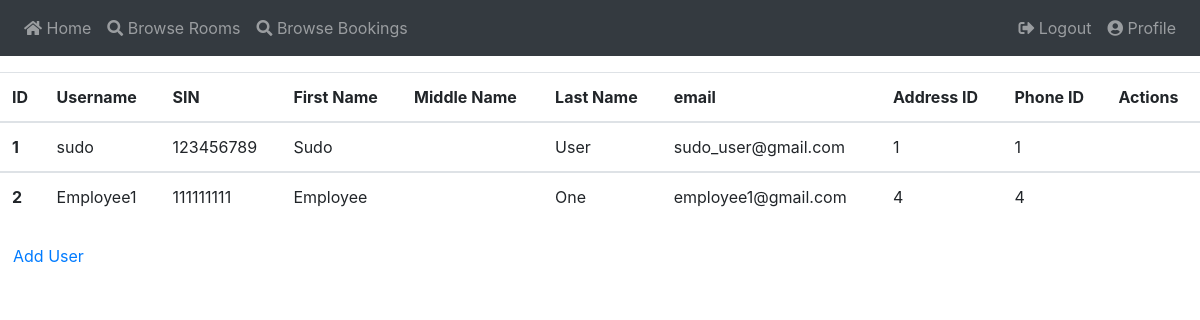
Page /view_users (signed in) on the committed database.
### app/models.py (models this page shows, shortened)
class User(UserMixin, db.Model):
    id          = db.Column(db.Integer, primary_key = True)
    username    = db.Column(db.String(64), index = True, unique = True)
    pwd_hash    = db.Column(db.String(128))
    sin         = db.Column(db.Integer, nullable = False)
    first_name  = db.Column(db.String(32), nullable = False)
    middle_name = db.Column(db.String(32), nullable = True)
    last_name   = db.Column(db.String(32), nullable = False)
    email       = db.Column(db.String(128), nullable = False)
    priv        = db.Column(db.Integer, nullable = False, default = 0)
    address     = db.Column(db.Integer, db.ForeignKey('addr.id'))
    phone       = db.Column(db.Integer, db.ForeignKey('phone.id'))

### app/routes.py (the view)
@app.route("/view_users")
@login_required
def view_users():
    users = User.query.all()
    return render_template("view_users.html", users = users)

### app/models.py (called while the page is built)
@login.user_loader
def load_user(id):
    return User.query.get(int(id))

### app/templates/view_users.html (shortened to what this page needs)
{% extends "base.html" %}
{% block content %}
    <table class="table">
        <thead>
            <tr>
                <th scope="col">ID</th>
                <th scope="col">Username</th>
                <th scope="col">SIN</th>
                <th scope="col">First Name</th>
                <th scope="col">Middle Name</th>
                <th scope="col">Last Name</th>
                <th scope="col">email</th>
                <th scope="col">Address ID</th>
                <th scope="col">Phone ID</th>
                <th scope="col">Actions</th>
            </tr>
        </thead>
    {% for u in users %}
        <tbody>
            <tr>
                <th scope="row">{{ u.id }}</th>
                <td>{{ u.username }}</td>
                <td>{{ u.sin }}</td>
                <td>{{ u.first_name }}</td>
                <td>{{ u.middle_name }}</td>
                <td>{{ u.last_name }}</td>
                <td>{{ u.email }}</td>
                <td>{{ u.address }}</td>
                <td>{{ u.phone }}</td>
                <td>
                </td>
            </tr>
        </tbody>
    {% endfor %}
    </table>
    <a href="{{ url_for('add_user') }}" class="btn btn-green">Add User</a>
{% endblock %}

### rows in the picture
User: id "1", username "sudo", sin "123456789", first_name "Sudo", last_name "User", email "sudo_user@gmail.com", address "1", phone "1"
User: id "2", username "Employee1", sin "111111111", first_name "Employee", last_name "One", email "employee1@gmail.com", address "4", phone "4"
